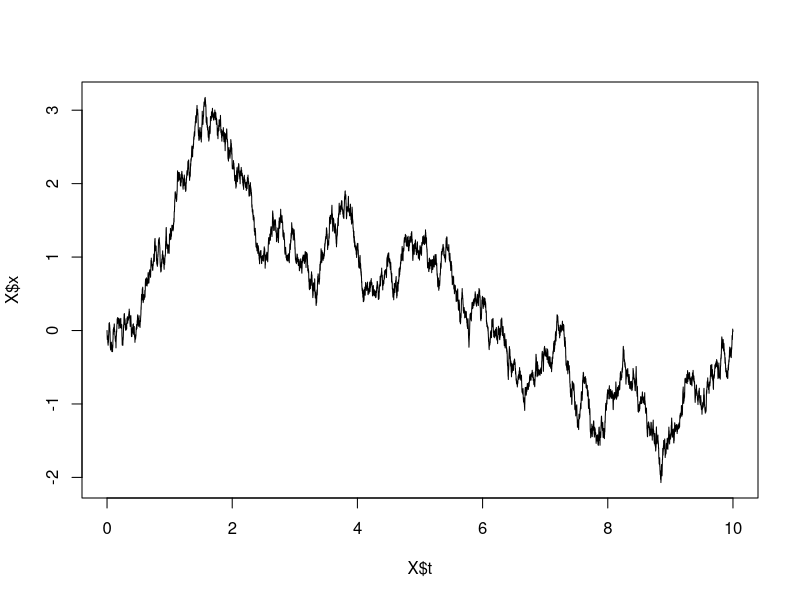
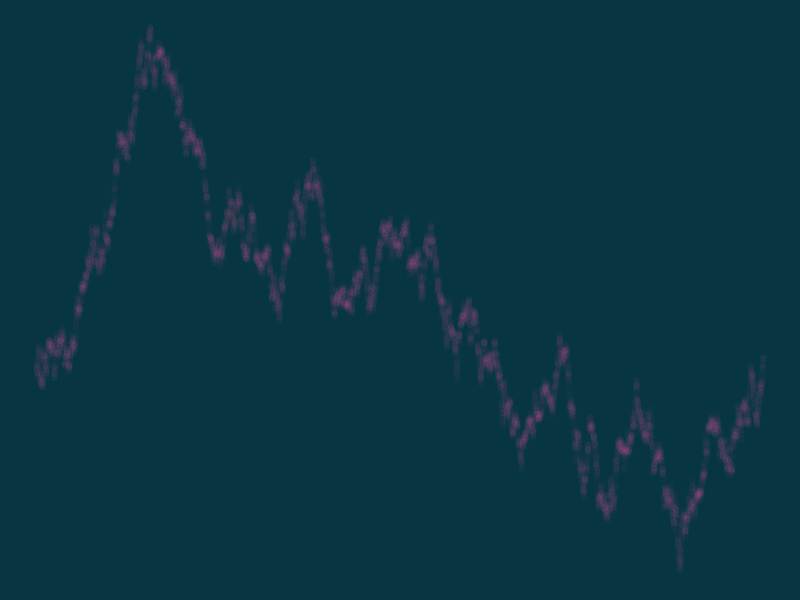
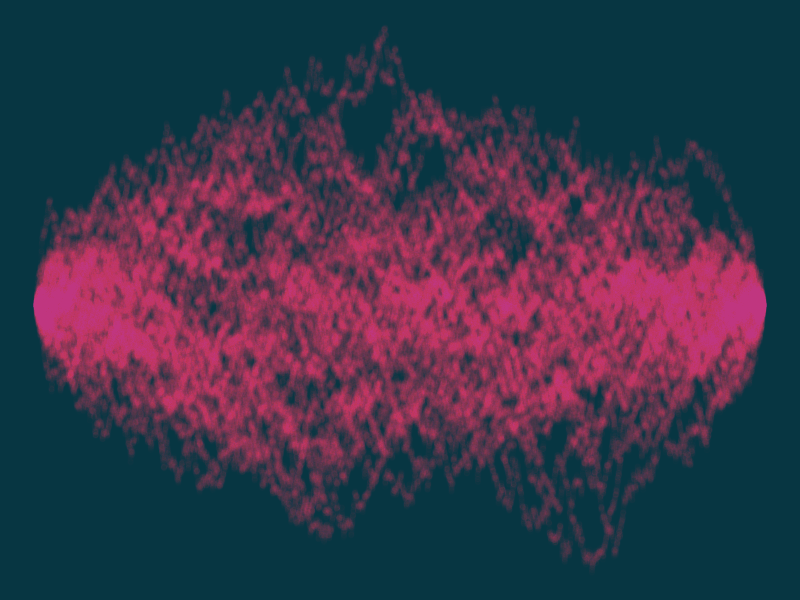

These figures' R source, in order:
require(ggplot2)

brownian.bridge <- function(n = 1, Time = 1){
    vtime <- seq(from = 0, to = Time, by = Time / n)
    brown <- c(0, cumsum(rnorm(n = n, sd = sqrt(Time / n))))
    bridge <- brown - vtime * brown[length(brown)] / Time
    return(data.frame(t = vtime, x = bridge))
}

X <- brownian.bridge(n = 1e4, Time = 10)
plot(X$t, X$x, type = 'l')

ggplot(data = X, aes(x = t, y = x)) +
    geom_point(alpha = 0.01, colour = "hot pink") +
    theme_void() +
    theme(plot.background = element_rect(fill = "#073642", colour = "#073642"))

p <- ggplot() +
    theme_void() +
    theme(plot.background = element_rect(fill = "#073642", colour = "#073642"))

for(i in 1:50){
    X <- brownian.bridge(n = 1e4, Time = 1)
    p <- p + 
        geom_point(data = X, aes(x = t, y = x), alpha = 0.009, colour = "hot pink")
}

plot(p)
